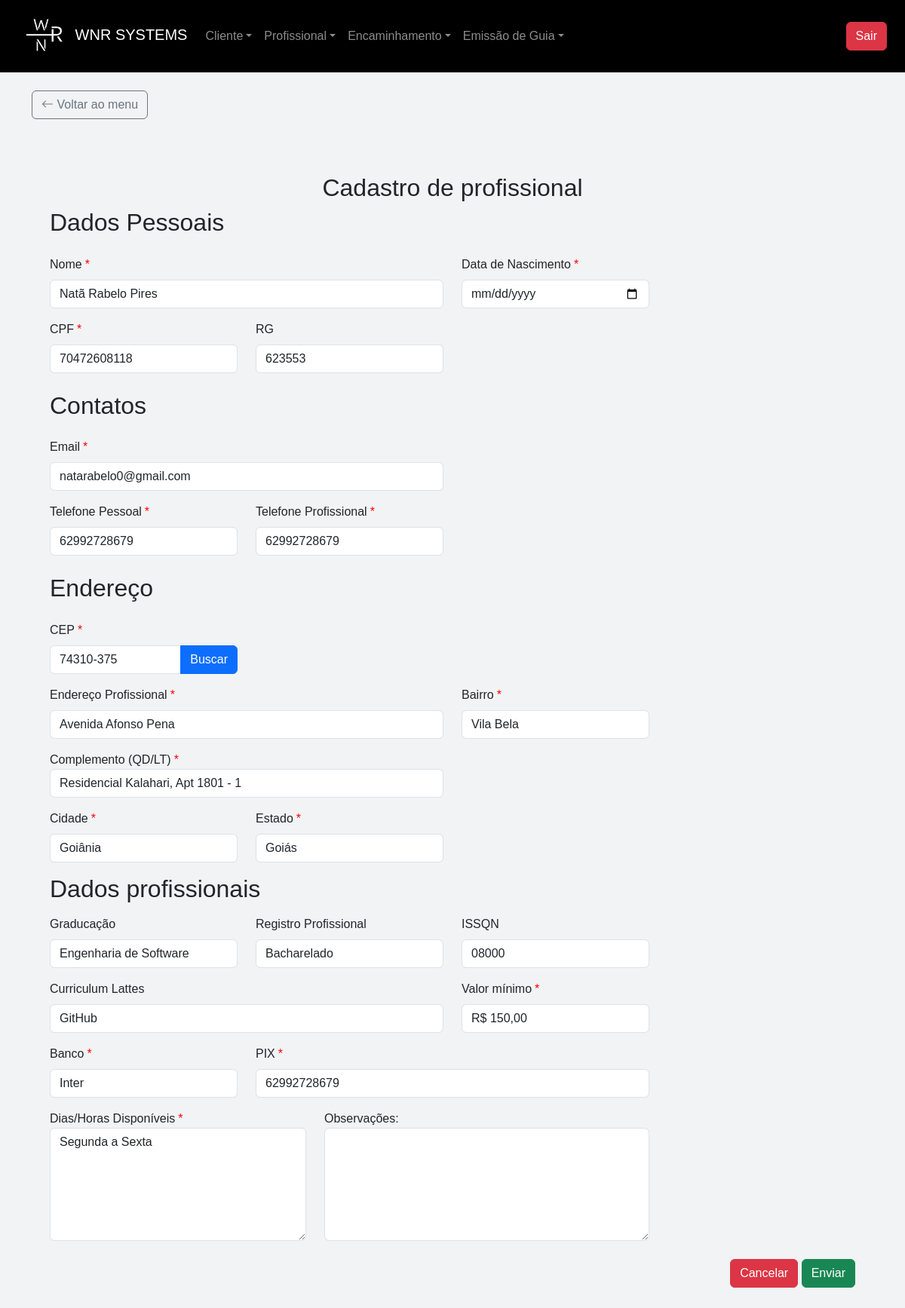
The page /editar_profissional/1 (signed in) on the database as committed earlier.
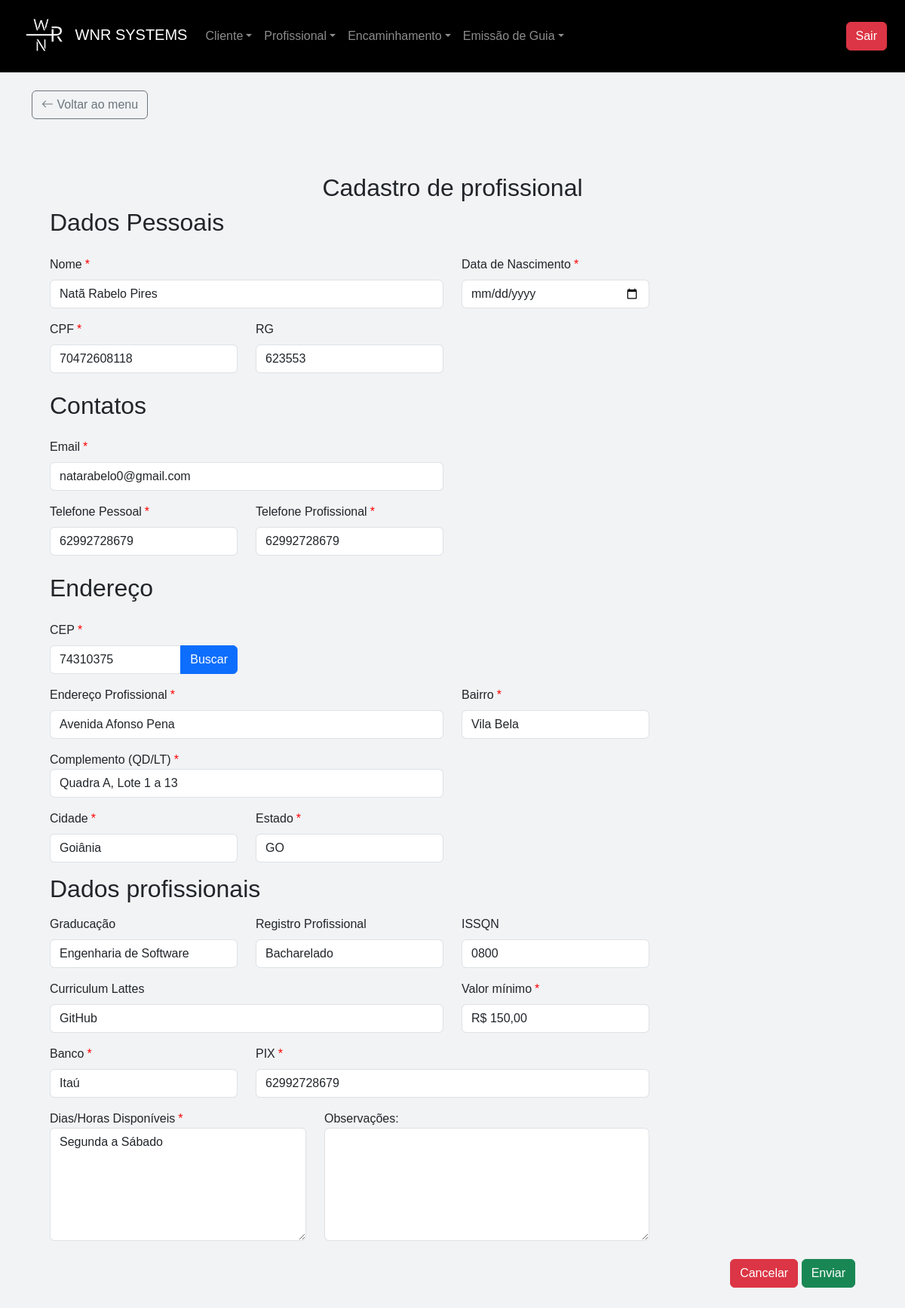
The same page on the database as committed later.
### app/models.py (models this page shows)
class Profissional(db.Model):
    __tablename__ = "profissionais"
    id = db.Column(db.Integer, primary_key=True)
    nome = db.Column(db.String(255), nullable=False)
    cpf = db.Column(db.String(14), unique=True, nullable=False)
    email = db.Column(db.String(255))
    data_nascimento = db.Column(db.DateTime)
    bairro = db.Column(db.String)
    banco = db.Column(db.String)
    cep = db.Column(db.String)
    cidade = db.Column(db.String)
    complemento = db.Column(db.String)
    graduacao = db.Column(db.String)
    issqn = db.Column(db.String)
    fone_pessoal = db.Column(db.String)
    fone_profissional = db.Column(db.String)
    curriculum_lattes = db.Column(db.String)
    dias_horas_disponiveis = db.Column(db.String)
    endereco_profissional = db.Column(db.String)
    estado = db.Column(db.String)
    observacoes = db.Column(db.String)
    pix = db.Column(db.String)
    registro_profissional = db.Column(db.String)
    rg = db.Column(db.String(11), unique=True, nullable=False)
    valor_minimo = db.Column(db.Float)
    encaminhamentos = db.relationship("Encaminhamento", back_populates="profissional", cascade="all, delete-orphan")
    guias = db.relationship("Guia", back_populates="profissional", cascade="all, delete-orphan")

### app/routes/profissional/profissional.py (the view, shortened to what this page needs)
@professional_bp.route('/editar_profissional/<int:id>', methods=['GET', 'POST'])
@required_login
@role_required('atendimento', 'financeiro', 'admin')
def editar_profissional(id):
    profissional = Profissional.query.get_or_404(id)
    return render_template('profissional/form_edit.html', profissional=profissional)

### app/__init__.py (called while the page is built)
@login_manager.user_loader
def load_user(id):
    return Usuario.query.get(int(id))

### app/utils/login_required.py (called while the page is built)
def required_login(f):
    @wraps(f)
    def decorated_function(*args, **kwargs):
        if 'user_id' not in session:
            return redirect(url_for('auth_bp.login'))
        return f(*args, **kwargs)
    return decorated_function

### app/templates/profissional/form_edit.html (shortened to what the changed rows need)
{% extends 'base.html' %}
{% block content %}
<div class="container mb-5 mt-4">
    <h2 class="text-center">Cadastro de profissional</h2>
    <form action="{{ url_for('professional_bp.editar_profissional', id=profissional.id)}}" method="POST">
        <div class="container">
            <h2 class="mb-4"> Dados Pessoais </h2>
            <div class="row mb-3">
                <div class="col-md-6">
                    <label for="nome" class="form-label">Nome<span class="required-star">*</span></label>
                    <input type="text" class="form-control" id="nome" name="nome" value="{{profissional.nome}}" >
                </div>
                <div class="col-md-3">
                    <label for="data_nascimento" class="form-label">Data de Nascimento<span class="required-star">*</span></label>
                    <input type="date" class="form-control" id=data_nascimento name="data_nascimento" value="{{profissional.data_nascimento}}" >
                </div>
            </div>
            <div class="row mb-3">
                <div class="col-md-3">
                    <label for="cpf" class="form-label">CPF<span class="required-star">*</span></label>
                    <input type="text" class="form-control" id="cpf" name="cpf" value="{{profissional.cpf}}" >
                </div>
                <div class="col-md-3">
                    <label for="rg" class="form-label">RG</label>
                    <input type="text" class="form-control" id="rg" name="rg" value="{{profissional.rg}}" >
                </div>
            </div>
            <h2 class="mb-4 mt-4">Contatos</h2>
            <div class="row mb-3">
                <div class="col-md-6">
                    <label for="email" class="form-label">Email<span class="required-star">*</span></label>
                    <input type="text" class="form-control" id="email" name="email" value="{{profissional.email}}" required>
                </div>
            </div>
            <div class="row mb-3">
                <div class="col-md-3">
                    <label for="fone_pessoal" class="form-label">Telefone Pessoal<span class="required-star">*</span></label>
                    <input type="text" class="form-control" id="fone_pessoal" name="fone_pessoal" value="{{profissional.fone_pessoal}}" required>
                </div>
                <div class="col-md-3">
                    <label for="fone_profissional" class="form-label">Telefone Profissional<span class="required-star">*</span></label>
                    <input type="text" class="form-control" id="fone_profissional" name="fone_profissional" value="{{profissional.fone_profissional}}" required >
                </div>
            </div>
            <h2 class="mb-4 mt-4">Endereço</h2>
            <div class="row mb-3">
                <div class="col-md-3">
                    <div class="input-group">
                        <input type="text" id="cep" name="cep" class="form-control" value="{{ profissional.cep }}">
                        <button type="button" name="buscar_cep_btn" id="buscar_cep_btn" class="btn btn-primary" required onclick="buscarCEP()">Buscar</button>
                    </div>
                </div>
            </div>
            <div class="row mb-3">
                <div class="col-md-6">
                    <label for="endereco_profissional" class="form-label">Endereço Profissional<span class="required-star">*</span></label>
                    <input type="text" class="form-control" id="endereco_profissional" name="endereco_profissional" required value="{{profissional.endereco_profissional}}" >
                </div>
                <div class="col-md-3">
                    <label for="bairro" class="form-label">Bairro<span class="required-star">*</span></label>
                    <input type="text" class="form-control" id="bairro" name="bairro" required value="{{profissional.bairro}}" >
                </div>
            </div>
            <div class="row mb-3">
                <div class="col-md-6">
                    <label for="complemento" class="custom-label">Complemento (QD/LT)<span class="required-star">*</span></label>
                    <input type="text" id="complemento" class="form-control" name="complemento" required value="{{profissional.complemento}}" >
                </div>
            </div>
            <div class="row mb-3">
                <div class="col-md-3">
                    <label for="cidade" class="form-label">Cidade<span class="required-star">*</span></label>
                    <input type="text" class="form-control" id="cidade" name="cidade" required value="{{profissional.cidade}}" >
                </div>
                <div class="col-md-3">
                    <label for="estado" class="form-label">Estado<span class="required-star">*</span></label>
                    <input type="text" class="form-control" id="estado" name="estado" required value="{{profissional.estado}}" >
                </div>
            </div>
            <h2 class="mb-3">Dados profissionais</h2>
            <div class="row mb-3">
                <div class="col-md-3">
                    <label for="graduacao" class="form-label">Graducação</label>
                    <input type="text" class="form-control" id="graduacao" name="graduacao" value="{{profissional.graduacao}}" >
                </div>
                <div class="col-md-3">
                    <label for="registro_profissional" class="form-label">Registro Profissional</label>
                    <input type="text" class="form-control" id="registro_profissional" name="registro_profissional" value="{{profissional.registro_profissional}}" >
                </div>
                <div class="col-md-3">
                    <label for="issqn" class="form-label">ISSQN</label>
                    <input type="text" class="form-control" id="issqn" name="issqn" value="{{profissional.issqn}}" >
                </div>
            </div>
            <div class="row mb-3">
                <div class="col-md-6">
                    <label for="curriculum_lattes" class="form-label">Curriculum Lattes</label>
                    <input type="text" class="form-control" id="curriculum_lattes" name="curriculum_lattes" value="{{profissional.curriculum_lattes}}" >
                </div>
                <div class="col-md-3">
                    <label for="valor_minimo" class="form-label">Valor mínimo<span class="required-star">*</span></label>
                    <input type="text" class="form-control" id="valor_minimo" name="valor_minimo" required value="{{profissional.valor_minimo}}" >
                </div>
            </div>
            <div class="row mb-3">
                <div class="col-md-3">
                    <label for="banco" class="form-label">Banco<span class="required-star">*</span></label>
                    <input type="text" class="form-control" id="banco" name="banco" required value="{{profissional.banco}}" >
                </div>
                <div class="col-md-6">
                    <label for="pix" class="form-label">PIX<span class="required-star">*</span></label>
                    <input type="text" class="form-control" id="pix" name="pix" required value="{{profissional.pix}}" >
                </div>
            </div>
            <div class="row mb-3">
                <div class="col-md-4">
                    <label for="dias_horas_disponiveis" class="custom-label">Dias/Horas Disponíveis<span class="required-star">*</span></label>
                    <textarea class="form-control" id="dias_horas_disponiveis" name="dias_horas_disponiveis" style="height: 150px;" required>{{profissional.dias_horas_disponiveis}}</textarea>
                </div>
            </div>
        </div>
    </form>
</div>
{% endblock %}

Rows that differ between the two databases and show on the page:
changed Profissional "Natã Rabelo Pires": cep "74310-375" → "74310375"; complemento "Residencial Kalahari, Apt 1801 - 1" → "Quadra A, Lote 1 a 13"; estado "Goiás" → "GO"; issqn "08000" → "0800"; banco "Inter" → "Itaú"; dias_horas_disponiveis "Segunda a Sexta" → "Segunda a Sábado"
